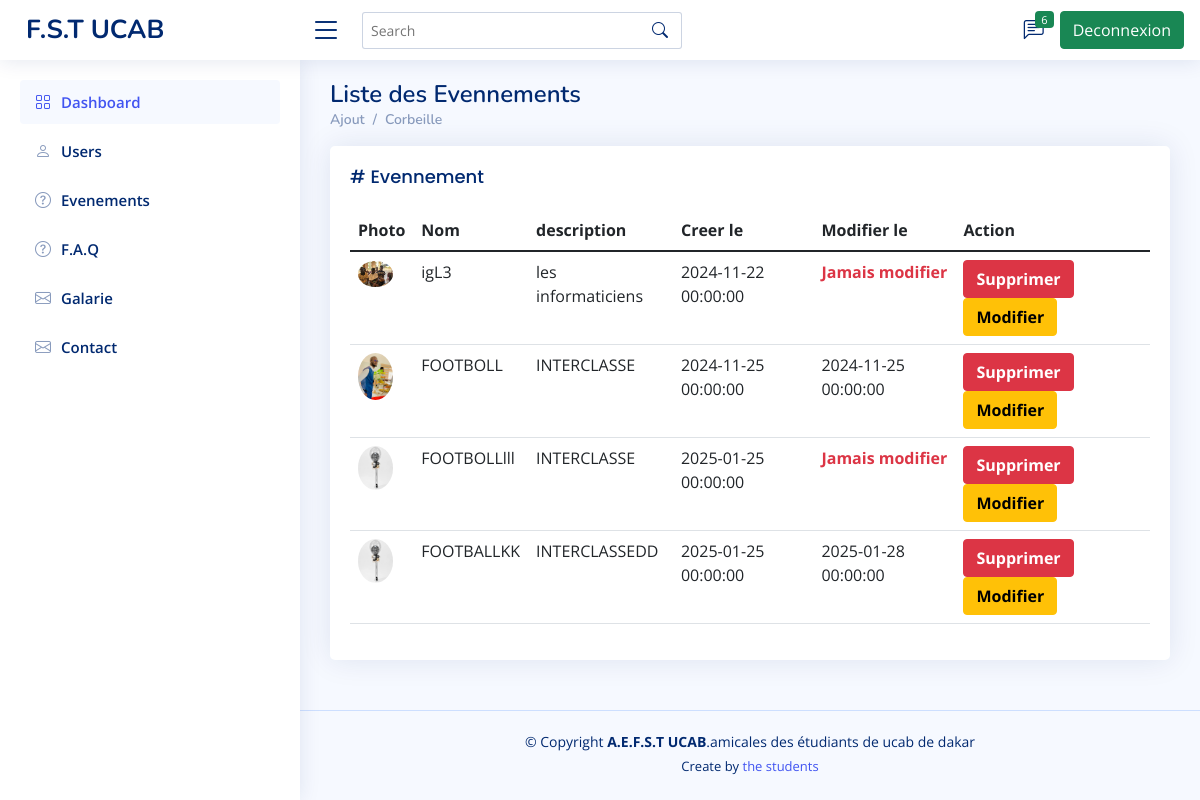
The page /listeEvenment on the database its author committed.
### tables this page shows
CREATE TABLE `evenments` (
  `id_evenment` int(11) NOT NULL,
  `nom` varchar(100) NOT NULL,
  `description` text NOT NULL,
  `photo` varchar(100) NOT NULL,
  `etat` int(11) NOT NULL DEFAULT 1,
  `created_at` datetime DEFAULT NULL,
  `updated_at` datetime DEFAULT NULL,
  `deleted_at` datetime DEFAULT NULL,
  `created_by` int(11) DEFAULT NULL,
  `updated_by` int(11) DEFAULT NULL,
  `deleted_by` int(11) DEFAULT NULL
);

### model/db.php (called while the page is built)
<?php
    function getConnexion()
    {
        $host = "localhost";
        $dbname = "ucab_amical";
        $user = "root";
        $password = "";
        $dsn = "mysql:host=$host; dbname=$dbname;";
        try {
            $db = new PDO($dsn, $user, $password);
        } catch (PDOException $error) {
            die("Erreur de connexion a la base de donnees :" . $error->getMessage());
        }
        return $db;
    }
?>

### model/contactDB.php (called while the page is built, shortened)
<?php
    require_once("db.php");
    function getAllcontact()
    {
        $requete = "SELECT * FROM contacts";
        try {
            return getConnexion()->query($requete);
        } catch (Exception $error) {
            die("Erreur lors de la recuperation de la liste des contacts : " . $error->getMessage());
        }
    }
?>

### model/evenmentDB.php (called while the page is built, shortened)
<?php
require_once("db.php") ;
function getAllEvenment()
{
$requete = "SELECT * FROM evenments WHERE etat = 1";
try {
return getConnexion()->query($requete);
} catch (PDOException $error) {
die("Erreur lors de la recuperation de la liste des evennements :" . $error->getMessage());
}
}
?>

### view/pages/admin/evenment/liste.php (the view)
<?php require_once("../../../sections/admin/entete.php")?>
<?php require_once("../../../sections/admin/menuGaucheHaut.php")?>
<?php
  require_once("../../../../model/evenmentDB.php");
  $listeEvenments = getAllEvenment()->fetchAll();
?>
<main id="main" class="main">
    <div class="pagetitle">
        <h1>Liste des Evennements</h1>
        <nav>
            <ol class="breadcrumb">
                <li class="breadcrumb-item"><a href="addEvenment">Ajout</a></li>
                <li class="breadcrumb-item"><a href="corbeilleEvenment">Corbeille</a></li>
            </ol>
        </nav>
    </div>
    <section class="section">
        <div class="row">
            <div class="col-lg-12">
                <div class="card">
                    <div class="card-body">
                        <h5 class="card-title"># Evennement</h5>
                        <table class="table datatable">
                            <thead>
                                <tr>
                                    <th scope="col">Photo</th>
                                    <th scope="col">Nom</th>
                                    <th scope="col">description</th>
                                    <th scope="col">Creer le</th>
                                    <th scope="col">Modifier le</th>
                                    <th scope="col">Action</th>
                                </tr>
                            </thead>
                            <tbody>
                                <?php
                              foreach ($listeEvenments as $evenments)
                              {
                          ?>
                                <tr>
                                    <th scope="row">
                                        <img width="35px" style="border-radius:50%"
                                            src="public/images/<?= $evenments['photo']?>" alt="">
                                    </th>
                                    <td><?= $evenments['nom']?></td>
                                    <td><?= $evenments['description']?></td>
                                    <td><?= $evenments['created_at']?></td>
                                    <td>
                                        <?php
                                      if ($evenments['updated_at'] != null) {
                                          echo $evenments['updated_at'];
                                      }
                                      else
                                      {
                                      ?>
                                        <span class="text-danger fw-bold">Jamais modifier</span>
                                        <?php
                                      }
                                      ?>
                                    </td>
                                    <td>
                                        <a onclick="return confirm('Voulez vous bien supprimer')"
                                            href="evenmentController?suppression=1&id_evenment=<?=$evenments['id_evenment']?>"
                                            class="btn btn-danger fw-bold">Supprimer</a>
                                        <a href="evenmentController?edition=<?= $evenments['id_evenment']?>&idEvenment=<?= $evenments['id_evenment']?>"
                                            class="btn btn-warning fw-bold">Modifier</a>
                                    </td>
                                </tr>
                                <?php
                              }
                          ?>
                            </tbody>
                        </table>
                    </div>
                </div>
            </div>
        </div>
    </section>
</main>
<?php require_once("../../../sections/admin/footer.php")?>
<?php require_once("../../../sections/admin/script.php")?>

### view/sections/admin/entete.php (shortened to what this page needs)
<!DOCTYPE html>
<html lang="en">
<head>
  <link href="public/templates/templateAdmin/assets/vendor/bootstrap/css/bootstrap.min.css" rel="stylesheet">
  <link href="public/templates/templateAdmin/assets/vendor/bootstrap-icons/bootstrap-icons.css" rel="stylesheet">
  <link href="public/templates/templateAdmin/assets/vendor/boxicons/css/boxicons.min.css" rel="stylesheet">
  <link href="public/templates/templateAdmin/assets/vendor/quill/quill.snow.css" rel="stylesheet">
  <link href="public/templates/templateAdmin/assets/vendor/quill/quill.bubble.css" rel="stylesheet">
  <link href="public/templates/templateAdmin/assets/vendor/remixicon/remixicon.css" rel="stylesheet">
  <link href="public/templates/templateAdmin/assets/vendor/simple-datatables/style.css" rel="stylesheet">
  <link href="public/templates/templateAdmin/assets/css/style.css" rel="stylesheet">
</head>
<body>

### view/sections/admin/menuGaucheHaut.php (shortened to what this page needs)
<?php
    require_once("../../../../model/contactDB.php");
    $listeContacts = getAllcontact()->fetchAll();
?>
 <header id="header" class="header fixed-top d-flex align-items-center">
     <div class="d-flex align-items-center justify-content-between">
         <a href="home" class="logo d-flex align-items-center">
             <span class="d-none d-lg-block">F.S.T UCAB</span>
         </a>
         <i class="bi bi-list toggle-sidebar-btn"></i>
     </div>
     <div class="search-bar">
         <form class="search-form d-flex align-items-center" method="POST" action="#">
             <input type="text" name="query" placeholder="Search" title="Enter search keyword">
             <button type="submit" title="Search"><i class="bi bi-search"></i></button>
         </form>
     </div>
     <nav class="header-nav ms-auto">
         <ul class="d-flex align-items-center">
                     <li class="nav-item dropdown">
                 <a class="nav-link nav-icon" href="#" data-bs-toggle="dropdown">
                     <i class="bi bi-chat-left-text"></i>
                     <span class="badge bg-success badge-number"><?=count($listeContacts)?></span>
                 </a>
             </li>
             <li class="nav-item dropdown pe-3">
                 <a href="home"><button class="btn btn-success">Deconnexion</button></a>
         </ul>
     </nav>
 </header>
 <aside id="sidebar" class="sidebar">
     <ul class="sidebar-nav" id="sidebar-nav">
         <li class="nav-item">
             <a class="nav-link " href="dashBord">
                 <i class="bi bi-grid"></i>
                 <span>Dashboard</span>
             </a>
         </li>
         <li class="nav-item">
             <a class="nav-link collapsed" href="listeUser">
                 <i class="bi bi-person"></i>
                 <span>Users</span>
             </a>
         </li>
         <li class="nav-item">
             <a class="nav-link collapsed" href="listeEvenment">
                 <i class="bi bi-question-circle"></i>
                 <span>Evenements</span>
             </a>
         </li>
         <li class="nav-item">
             <a class="nav-link collapsed" href="listeFaq">
                 <i class="bi bi-question-circle"></i>
                 <span>F.A.Q</span>
             </a>
         </li>
         <li class="nav-item">
             <a class="nav-link collapsed" href="listeGalerie">
                 <i class="bi bi-envelope"></i>
                 <span>Galarie</span>
             </a>
         </li>
         <li class="nav-item">
             <a class="nav-link collapsed" href="listeContact">
                 <i class="bi bi-envelope"></i>
                 <span>Contact</span>
             </a>
         </li>
     </ul>
 </aside>

### view/sections/admin/footer.php
<footer id="footer" class="footer">
  <div class="copyright">
    &copy; Copyright <strong><span>A.E.F.S.T UCAB</span></strong>.amicales des étudiants de ucab de dakar
  </div>
  <div class="credits">
      Create by <a href="#">the students</a>
  </div>
</footer>

### view/sections/admin/script.php (shortened to what this page needs)
</body>
</html>

### public/templates/templateAdmin/assets/css/style.css (style rules this page uses)
:root { scroll-behavior: smooth; }
body { font-family: "Open Sans", sans-serif; background: #f6f9ff; color: #444444; }
a { color: #4154f1; text-decoration: none; }
h1, h2, h3, h4, h5, h6 { font-family: "Nunito", sans-serif; }
#main { margin-top: 60px; padding: 20px 30px; transition: all 0.3s; }
.pagetitle { margin-bottom: 10px; }
.pagetitle h1 { font-size: 24px; margin-bottom: 0; font-weight: 600; color: #012970; }
.card { margin-bottom: 30px; border: none; border-radius: 5px; box-shadow: 0px 0 30px rgba(1, 41, 112, 0.1); overflow: hidden; }
.card-title { padding: 20px 0 15px 0; font-size: 18px; font-weight: 500; color: #012970; font-family: "Poppins", sans-serif; }
.card-body { padding: 0 20px 20px 20px; }
.breadcrumb { font-size: 14px; font-family: "Nunito", sans-serif; color: #899bbd; font-weight: 600; }
.breadcrumb a { color: #899bbd; transition: 0.3s; }
.breadcrumb .breadcrumb-item::before { color: #899bbd; }
.logo { line-height: 1; }
@media (min-width: 1200px) { .logo { width: 280px; } }
.logo span { font-size: 26px; font-weight: 700; color: #012970; font-family: "Nunito", sans-serif; }
.header { transition: all 0.5s; z-index: 997; height: 60px; box-shadow: 0px 2px 20px rgba(1, 41, 112, 0.1); background-color: #fff; padding-left: 20px; }
.header .toggle-sidebar-btn { font-size: 32px; padding-left: 10px; cursor: pointer; color: #012970; }
.header .search-bar { min-width: 360px; padding: 0 20px; }
.header .search-form { width: 100%; }
.header .search-form input { border: 0; font-size: 14px; color: #012970; border: 1px solid rgba(1, 41, 112, 0.2); padding: 7px 38px 7px 8px; border-radius: 3px; transition: 0.3s; width: 100%; }
.header .search-form button { border: 0; padding: 0; margin-left: -30px; background: none; }
.header .search-form button i { color: #012970; }
.header-nav ul { list-style: none; }
.header-nav > ul { margin: 0; padding: 0; }
.header-nav .nav-icon { font-size: 20px; color: #012970; }
.header-nav .badge-number { position: absolute; inset: 4px 6px auto auto; font-weight: normal; font-size: 11px; padding: 3px 6px; }
.sidebar { position: fixed; top: 60px; left: 0; bottom: 0; width: 300px; z-index: 996; transition: all 0.3s; padding: 20px; overflow-y: auto; scrollbar-width: thin; scrollbar-color: #aab7cf transparent; box-shadow: 0px 0px 20px rgba(1, 41, 112, 0.1); background-color: #fff; }
@media (min-width: 1200px) { #main, #footer { margin-left: 300px; } }
.sidebar-nav { padding: 0; margin: 0; list-style: none; }
.sidebar-nav li { padding: 0; margin: 0; list-style: none; }
.sidebar-nav .nav-item { margin-bottom: 5px; }
.sidebar-nav .nav-link { display: flex; align-items: center; font-size: 15px; font-weight: 600; color: #4154f1; transition: 0.3; background: #f6f9ff; padding: 10px 15px; border-radius: 4px; }
.sidebar-nav .nav-link i { font-size: 16px; margin-right: 10px; color: #4154f1; }
.sidebar-nav .nav-link.collapsed { color: #012970; background: #fff; }
.sidebar-nav .nav-link.collapsed i { color: #899bbd; }
.footer { padding: 20px 0; font-size: 14px; transition: all 0.3s; border-top: 1px solid #cddfff; }
.footer .copyright { text-align: center; color: #012970; }
.footer .credits { padding-top: 5px; text-align: center; font-size: 13px; color: #012970; }

### rows shown on the page
evenments: photo (picture), nom "igL3", description "les informaticiens", created_at "2024-11-22 00:00:00", shows "Jamais modifier"
evenments: photo (picture), nom "FOOTBOLL", description "INTERCLASSE", created_at "2024-11-25 00:00:00", updated_at "2024-11-25 00:00:00"
evenments: photo (picture), nom "FOOTBOLLlll", description "INTERCLASSE", created_at "2025-01-25 00:00:00", shows "Jamais modifier"
evenments: photo (picture), nom "FOOTBALLKK", description "INTERCLASSEDD", created_at "2025-01-25 00:00:00", updated_at "2025-01-28 00:00:00"

### other values the page prints
count($listeContacts) "6"
